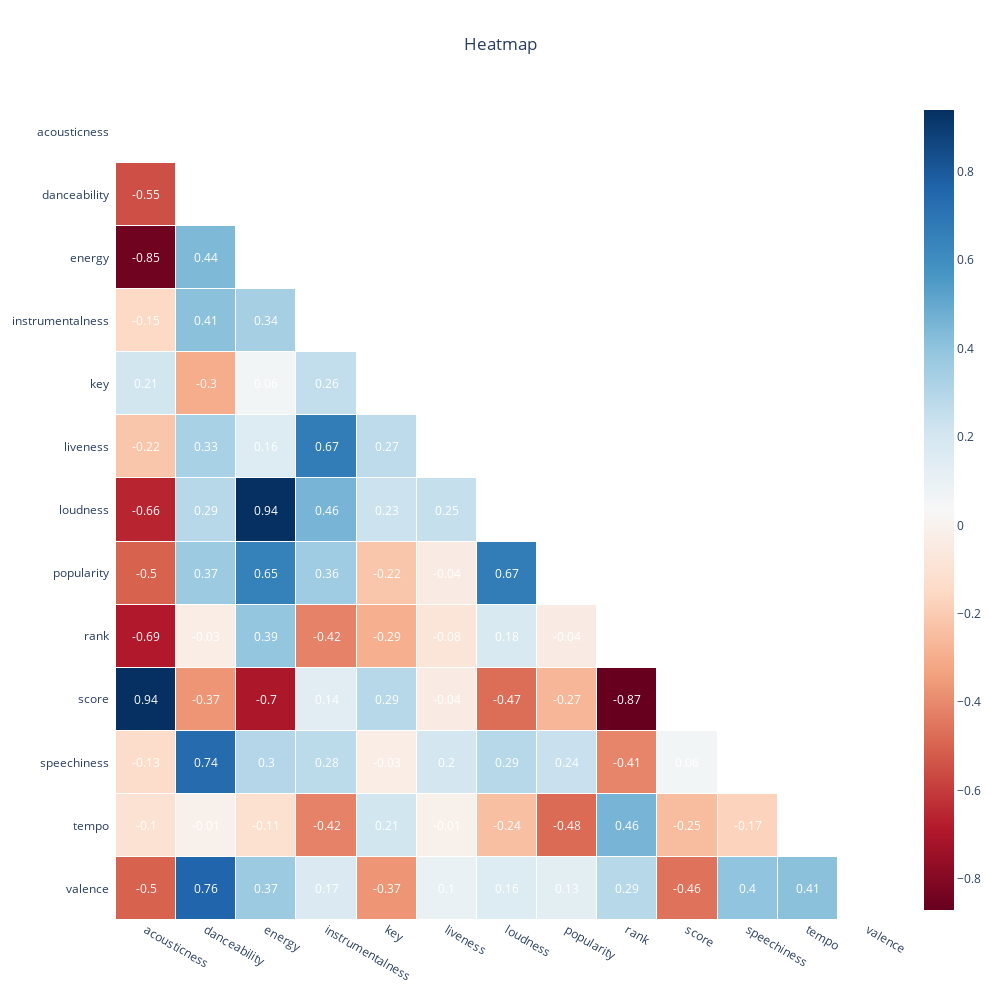

Source (notebook cell):
### Code cell
import plotly.express as px


corr = df_songs_num.corr()
mask = np.triu(np.ones_like(corr, dtype=bool))
df_mask = corr.mask(mask)

fig = ff.create_annotated_heatmap(z=df_mask.round(2).to_numpy(), 
                                  x=df_mask.columns.tolist(),
                                  y=df_mask.columns.tolist(),
                                  colorscale=px.colors.diverging.RdBu,
                                  hoverinfo="none", #Shows hoverinfo for null values
                                  showscale=True, ygap=1, xgap=1
                                 )

fig.update_xaxes(side="bottom")

fig.update_layout(
    title_text='Heatmap', 
    title_x=0.5, 
    width=1000, 
    height=1000,
    xaxis_showgrid=False,
    yaxis_showgrid=False,
    xaxis_zeroline=False,
    yaxis_zeroline=False,
    yaxis_autorange='reversed',
    template='plotly_white',
)

### Figure 1 — Plotly figure (JSON) as saved in the notebook; plotly's stock layout.template omitted (floating-point values rounded to 4 significant figures; data arrays with more than 128 entries replaced by an {"elided": "..."} marker saying what was removed)
{"data": [{"colorscale": [[0, "rgb(103,0,31)"], [0.1, "rgb(178,24,43)"], [0.2, "rgb(214,96,77)"], [0.3, "rgb(244,165,130)"], [0.4, "rgb(253,219,199)"], [0.5, "rgb(247,247,247)"], [0.6, "rgb(209,229,240)"], [0.7, "rgb(146,197,222)"], [0.8, "rgb(67,147,195)"], [0.9, "rgb(33,102,172)"], [1, "rgb(5,48,97)"]], "hoverinfo": "none", "reversescale": false, "showscale": true, "type": "heatmap", "x": ["acousticness", "danceability", "energy", "instrumentalness", "key", "liveness", "loudness", "popularity", "rank", "score", "speechiness", "tempo", "valence"], "xgap": 1, "y": ["acousticness", "danceability", "energy", "instrumentalness", "key", "liveness", "loudness", "popularity", "rank", "score", "speechiness", "tempo", "valence"], "ygap": 1, "z": {"elided": "13x13 float values"}}], "layout": {"annotations": [{"font": {"color": "#FFFFFF"}, "showarrow": false, "text": "nan", "x": "acousticness", "xref": "x", "y": "acousticness", "yref": "y"}, {"font": {"color": "#FFFFFF"}, "showarrow": false, "text": "nan", "x": "danceability", "xref": "x", "y": "acousticness", "yref": "y"}, {"font": {"color": "#FFFFFF"}, "showarrow": false, "text": "nan", "x": "energy", "xref": "x", "y": "acousticness", "yref": "y"}, {"font": {"color": "#FFFFFF"}, "showarrow": false, "text": "nan", "x": "instrumentalness", "xref": "x", "y": "acousticness", "yref": "y"}, {"font": {"color": "#FFFFFF"}, "showarrow": false, "text": "nan", "x": "key", "xref": "x", "y": "acousticness", "yref": "y"}, {"font": {"color": "#FFFFFF"}, "showarrow": false, "text": "nan", "x": "liveness", "xref": "x", "y": "acousticness", "yref": "y"}, {"font": {"color": "#FFFFFF"}, "showarrow": false, "text": "nan", "x": "loudness", "xref": "x", "y": "acousticness", "yref": "y"}, {"font": {"color": "#FFFFFF"}, "showarrow": false, "text": "nan", "x": "popularity", "xref": "x", "y": "acousticness", "yref": "y"}, {"font": {"color": "#FFFFFF"}, "showarrow": false, "text": "nan", "x": "rank", "xref": "x", "y": "acousticness", "yref": "y"}, {"font": {"color": "#FFFFFF"}, "showarrow": false, "text": "nan", "x": "score", "xref": "x", "y": "acousticness", "yref": "y"}, {"font": {"color": "#FFFFFF"}, "showarrow": false, "text": "nan", "x": "speechiness", "xref": "x", "y": "acousticness", "yref": "y"}, {"font": {"color": "#FFFFFF"}, "showarrow": false, "text": "nan", "x": "tempo", "xref": "x", "y": "acousticness", "yref": "y"}, {"font": {"color": "#FFFFFF"}, "showarrow": false, "text": "nan", "x": "valence", "xref": "x", "y": "acousticness", "yref": "y"}, {"font": {"color": "#FFFFFF"}, "showarrow": false, "text": "-0.55", "x": "acousticness", "xref": "x", "y": "danceability", "yref": "y"}, {"font": {"color": "#FFFFFF"}, "showarrow": false, "text": "nan", "x": "danceability", "xref": "x", "y": "danceability", "yref": "y"}, {"font": {"color": "#FFFFFF"}, "showarrow": false, "text": "nan", "x": "energy", "xref": "x", "y": "danceability", "yref": "y"}, {"font": {"color": "#FFFFFF"}, "showarrow": false, "text": "nan", "x": "instrumentalness", "xref": "x", "y": "danceability", "yref": "y"}, {"font": {"color": "#FFFFFF"}, "showarrow": false, "text": "nan", "x": "key", "xref": "x", "y": "danceability", "yref": "y"}, {"font": {"color": "#FFFFFF"}, "showarrow": false, "text": "nan", "x": "liveness", "xref": "x", "y": "danceability", "yref": "y"}, {"font": {"color": "#FFFFFF"}, "showarrow": false, "text": "nan", "x": "loudness", "xref": "x", "y": "danceability", "yref": "y"}, {"font": {"color": "#FFFFFF"}, "showarrow": false, "text": "nan", "x": "popularity", "xref": "x", "y": "danceability", "yref": "y"}, {"font": {"color": "#FFFFFF"}, "showarrow": false, "text": "nan", "x": "rank", "xref": "x", "y": "danceability", "yref": "y"}, {"font": {"color": "#FFFFFF"}, "showarrow": false, "text": "nan", "x": "score", "xref": "x", "y": "danceability", "yref": "y"}, {"font": {"color": "#FFFFFF"}, "showarrow": false, "text": "nan", "x": "speechiness", "xref": "x", "y": "danceability", "yref": "y"}, {"font": {"color": "#FFFFFF"}, "showarrow": false, "text": "nan", "x": "tempo", "xref": "x", "y": "danceability", "yref": "y"}, {"font": {"color": "#FFFFFF"}, "showarrow": false, "text": "nan", "x": "valence", "xref": "x", "y": "danceability", "yref": "y"}, {"font": {"color": "#FFFFFF"}, "showarrow": false, "text": "-0.85", "x": "acousticness", "xref": "x", "y": "energy", "yref": "y"}, {"font": {"color": "#FFFFFF"}, "showarrow": false, "text": "0.44", "x": "danceability", "xref": "x", "y": "energy", "yref": "y"}, {"font": {"color": "#FFFFFF"}, "showarrow": false, "text": "nan", "x": "energy", "xref": "x", "y": "energy", "yref": "y"}, {"font": {"color": "#FFFFFF"}, "showarrow": false, "text": "nan", "x": "instrumentalness", "xref": "x", "y": "energy", "yref": "y"}, {"font": {"color": "#FFFFFF"}, "showarrow": false, "text": "nan", "x": "key", "xref": "x", "y": "energy", "yref": "y"}, {"font": {"color": "#FFFFFF"}, "showarrow": false, "text": "nan", "x": "liveness", "xref": "x", "y": "energy", "yref": "y"}, {"font": {"color": "#FFFFFF"}, "showarrow": false, "text": "nan", "x": "loudness", "xref": "x", "y": "energy", "yref": "y"}, {"font": {"color": "#FFFFFF"}, "showarrow": false, "text": "nan", "x": "popularity", "xref": "x", "y": "energy", "yref": "y"}, {"font": {"color": "#FFFFFF"}, "showarrow": false, "text": "nan", "x": "rank", "xref": "x", "y": "energy", "yref": "y"}, {"font": {"color": "#FFFFFF"}, "showarrow": false, "text": "nan", "x": "score", "xref": "x", "y": "energy", "yref": "y"}, {"font": {"color": "#FFFFFF"}, "showarrow": false, "text": "nan", "x": "speechiness", "xref": "x", "y": "energy", "yref": "y"}, {"font": {"color": "#FFFFFF"}, "showarrow": false, "text": "nan", "x": "tempo", "xref": "x", "y": "energy", "yref": "y"}, {"font": {"color": "#FFFFFF"}, "showarrow": false, "text": "nan", "x": "valence", "xref": "x", "y": "energy", "yref": "y"}, {"font": {"color": "#FFFFFF"}, "showarrow": false, "text": "-0.15", "x": "acousticness", "xref": "x", "y": "instrumentalness", "yref": "y"}, {"font": {"color": "#FFFFFF"}, "showarrow": false, "text": "0.41", "x": "danceability", "xref": "x", "y": "instrumentalness", "yref": "y"}, {"font": {"color": "#FFFFFF"}, "showarrow": false, "text": "0.34", "x": "energy", "xref": "x", "y": "instrumentalness", "yref": "y"}, {"font": {"color": "#FFFFFF"}, "showarrow": false, "text": "nan", "x": "instrumentalness", "xref": "x", "y": "instrumentalness", "yref": "y"}, {"font": {"color": "#FFFFFF"}, "showarrow": false, "text": "nan", "x": "key", "xref": "x", "y": "instrumentalness", "yref": "y"}, {"font": {"color": "#FFFFFF"}, "showarrow": false, "text": "nan", "x": "liveness", "xref": "x", "y": "instrumentalness", "yref": "y"}, {"font": {"color": "#FFFFFF"}, "showarrow": false, "text": "nan", "x": "loudness", "xref": "x", "y": "instrumentalness", "yref": "y"}, {"font": {"color": "#FFFFFF"}, "showarrow": false, "text": "nan", "x": "popularity", "xref": "x", "y": "instrumentalness", "yref": "y"}, {"font": {"color": "#FFFFFF"}, "showarrow": false, "text": "nan", "x": "rank", "xref": "x", "y": "instrumentalness", "yref": "y"}, {"font": {"color": "#FFFFFF"}, "showarrow": false, "text": "nan", "x": "score", "xref": "x", "y": "instrumentalness", "yref": "y"}, {"font": {"color": "#FFFFFF"}, "showarrow": false, "text": "nan", "x": "speechiness", "xref": "x", "y": "instrumentalness", "yref": "y"}, {"font": {"color": "#FFFFFF"}, "showarrow": false, "text": "nan", "x": "tempo", "xref": "x", "y": "instrumentalness", "yref": "y"}, {"font": {"color": "#FFFFFF"}, "showarrow": false, "text": "nan", "x": "valence", "xref": "x", "y": "instrumentalness", "yref": "y"}, {"font": {"color": "#FFFFFF"}, "showarrow": false, "text": "0.21", "x": "acousticness", "xref": "x", "y": "key", "yref": "y"}, {"font": {"color": "#FFFFFF"}, "showarrow": false, "text": "-0.3", "x": "danceability", "xref": "x", "y": "key", "yref": "y"}, {"font": {"color": "#FFFFFF"}, "showarrow": false, "text": "0.06", "x": "energy", "xref": "x", "y": "key", "yref": "y"}, {"font": {"color": "#FFFFFF"}, "showarrow": false, "text": "0.26", "x": "instrumentalness", "xref": "x", "y": "key", "yref": "y"}, {"font": {"color": "#FFFFFF"}, "showarrow": false, "text": "nan", "x": "key", "xref": "x", "y": "key", "yref": "y"}, {"font": {"color": "#FFFFFF"}, "showarrow": false, "text": "nan", "x": "liveness", "xref": "x", "y": "key", "yref": "y"}, {"font": {"color": "#FFFFFF"}, "showarrow": false, "text": "nan", "x": "loudness", "xref": "x", "y": "key", "yref": "y"}, {"font": {"color": "#FFFFFF"}, "showarrow": false, "text": "nan", "x": "popularity", "xref": "x", "y": "key", "yref": "y"}, {"font": {"color": "#FFFFFF"}, "showarrow": false, "text": "nan", "x": "rank", "xref": "x", "y": "key", "yref": "y"}, {"font": {"color": "#FFFFFF"}, "showarrow": false, "text": "nan", "x": "score", "xref": "x", "y": "key", "yref": "y"}, {"font": {"color": "#FFFFFF"}, "showarrow": false, "text": "nan", "x": "speechiness", "xref": "x", "y": "key", "yref": "y"}, {"font": {"color": "#FFFFFF"}, "showarrow": false, "text": "nan", "x": "tempo", "xref": "x", "y": "key", "yref": "y"}, {"font": {"color": "#FFFFFF"}, "showarrow": false, "text": "nan", "x": "valence", "xref": "x", "y": "key", "yref": "y"}, {"font": {"color": "#FFFFFF"}, "showarrow": false, "text": "-0.22", "x": "acousticness", "xref": "x", "y": "liveness", "yref": "y"}, {"font": {"color": "#FFFFFF"}, "showarrow": false, "text": "0.33", "x": "danceability", "xref": "x", "y": "liveness", "yref": "y"}, {"font": {"color": "#FFFFFF"}, "showarrow": false, "text": "0.16", "x": "energy", "xref": "x", "y": "liveness", "yref": "y"}, {"font": {"color": "#FFFFFF"}, "showarrow": false, "text": "0.67", "x": "instrumentalness", "xref": "x", "y": "liveness", "yref": "y"}, {"font": {"color": "#FFFFFF"}, "showarrow": false, "text": "0.27", "x": "key", "xref": "x", "y": "liveness", "yref": "y"}, {"font": {"color": "#FFFFFF"}, "showarrow": false, "text": "nan", "x": "liveness", "xref": "x", "y": "liveness", "yref": "y"}, {"font": {"color": "#FFFFFF"}, "showarrow": false, "text": "nan", "x": "loudness", "xref": "x", "y": "liveness", "yref": "y"}, {"font": {"color": "#FFFFFF"}, "showarrow": false, "text": "nan", "x": "popularity", "xref": "x", "y": "liveness", "yref": "y"}, {"font": {"color": "#FFFFFF"}, "showarrow": false, "text": "nan", "x": "rank", "xref": "x", "y": "liveness", "yref": "y"}, {"font": {"color": "#FFFFFF"}, "showarrow": false, "text": "nan", "x": "score", "xref": "x", "y": "liveness", "yref": "y"}, {"font": {"color": "#FFFFFF"}, "showarrow": false, "text": "nan", "x": "speechiness", "xref": "x", "y": "liveness", "yref": "y"}, {"font": {"color": "#FFFFFF"}, "showarrow": false, "text": "nan", "x": "tempo", "xref": "x", "y": "liveness", "yref": "y"}, {"font": {"color": "#FFFFFF"}, "showarrow": false, "text": "nan", "x": "valence", "xref": "x", "y": "liveness", "yref": "y"}, {"font": {"color": "#FFFFFF"}, "showarrow": false, "text": "-0.66", "x": "acousticness", "xref": "x", "y": "loudness", "yref": "y"}, {"font": {"color": "#FFFFFF"}, "showarrow": false, "text": "0.29", "x": "danceability", "xref": "x", "y": "loudness", "yref": "y"}, {"font": {"color": "#FFFFFF"}, "showarrow": false, "text": "0.94", "x": "energy", "xref": "x", "y": "loudness", "yref": "y"}, {"font": {"color": "#FFFFFF"}, "showarrow": false, "text": "0.46", "x": "instrumentalness", "xref": "x", "y": "loudness", "yref": "y"}, {"font": {"color": "#FFFFFF"}, "showarrow": false, "text": "0.23", "x": "key", "xref": "x", "y": "loudness", "yref": "y"}, {"font": {"color": "#FFFFFF"}, "showarrow": false, "text": "0.25", "x": "liveness", "xref": "x", "y": "loudness", "yref": "y"}, {"font": {"color": "#FFFFFF"}, "showarrow": false, "text": "nan", "x": "loudness", "xref": "x", "y": "loudness", "yref": "y"}, {"font": {"color": "#FFFFFF"}, "showarrow": false, "text": "nan", "x": "popularity", "xref": "x", "y": "loudness", "yref": "y"}, {"font": {"color": "#FFFFFF"}, "showarrow": false, "text": "nan", "x": "rank", "xref": "x", "y": "loudness", "yref": "y"}, {"font": {"color": "#FFFFFF"}, "showarrow": false, "text": "nan", "x": "score", "xref": "x", "y": "loudness", "yref": "y"}, {"font": {"color": "#FFFFFF"}, "showarrow": false, "text": "nan", "x": "speechiness", "xref": "x", "y": "loudness", "yref": "y"}, {"font": {"color": "#FFFFFF"}, "showarrow": false, "text": "nan", "x": "tempo", "xref": "x", "y": "loudness", "yref": "y"}, {"font": {"color": "#FFFFFF"}, "showarrow": false, "text": "nan", "x": "valence", "xref": "x", "y": "loudness", "yref": "y"}, {"font": {"color": "#FFFFFF"}, "showarrow": false, "text": "-0.5", "x": "acousticness", "xref": "x", "y": "popularity", "yref": "y"}, {"font": {"color": "#FFFFFF"}, "showarrow": false, "text": "0.37", "x": "danceability", "xref": "x", "y": "popularity", "yref": "y"}, {"font": {"color": "#FFFFFF"}, "showarrow": false, "text": "0.65", "x": "energy", "xref": "x", "y": "popularity", "yref": "y"}, {"font": {"color": "#FFFFFF"}, "showarrow": false, "text": "0.36", "x": "instrumentalness", "xref": "x", "y": "popularity", "yref": "y"}, {"font": {"color": "#FFFFFF"}, "showarrow": false, "text": "-0.22", "x": "key", "xref": "x", "y": "popularity", "yref": "y"}, {"font": {"color": "#FFFFFF"}, "showarrow": false, "text": "-0.04", "x": "liveness", "xref": "x", "y": "popularity", "yref": "y"}, {"font": {"color": "#FFFFFF"}, "showarrow": false, "text": "0.67", "x": "loudness", "xref": "x", "y": "popularity", "yref": "y"}, {"font": {"color": "#FFFFFF"}, "showarrow": false, "text": "nan", "x": "popularity", "xref": "x", "y": "popularity", "yref": "y"}, {"font": {"color": "#FFFFFF"}, "showarrow": false, "text": "nan", "x": "rank", "xref": "x", "y": "popularity", "yref": "y"}, {"font": {"color": "#FFFFFF"}, "showarrow": false, "text": "nan", "x": "score", "xref": "x", "y": "popularity", "yref": "y"}, {"font": {"color": "#FFFFFF"}, "showarrow": false, "text": "nan", "x": "speechiness", "xref": "x", "y": "popularity", "yref": "y"}, {"font": {"color": "#FFFFFF"}, "showarrow": false, "text": "nan", "x": "tempo", "xref": "x", "y": "popularity", "yref": "y"}, {"font": {"color": "#FFFFFF"}, "showarrow": false, "text": "nan", "x": "valence", "xref": "x", "y": "popularity", "yref": "y"}, {"font": {"color": "#FFFFFF"}, "showarrow": false, "text": "-0.69", "x": "acousticness", "xref": "x", "y": "rank", "yref": "y"}, {"font": {"color": "#FFFFFF"}, "showarrow": false, "text": "-0.03", "x": "danceability", "xref": "x", "y": "rank", "yref": "y"}, {"font": {"color": "#FFFFFF"}, "showarrow": false, "text": "0.39", "x": "energy", "xref": "x", "y": "rank", "yref": "y"}, {"font": {"color": "#FFFFFF"}, "showarrow": false, "text": "-0.42", "x": "instrumentalness", "xref": "x", "y": "rank", "yref": "y"}, {"font": {"color": "#FFFFFF"}, "showarrow": false, "text": "-0.29", "x": "key", "xref": "x", "y": "rank", "yref": "y"}, {"font": {"color": "#FFFFFF"}, "showarrow": false, "text": "-0.08", "x": "liveness", "xref": "x", "y": "rank", "yref": "y"}, {"font": {"color": "#FFFFFF"}, "showarrow": false, "text": "0.18", "x": "loudness", "xref": "x", "y": "rank", "yref": "y"}, {"font": {"color": "#FFFFFF"}, "showarrow": false, "text": "-0.04", "x": "popularity", "xref": "x", "y": "rank", "yref": "y"}, {"font": {"color": "#FFFFFF"}, "showarrow": false, "text": "nan", "x": "rank", "xref": "x", "y": "rank", "yref": "y"}, {"font": {"color": "#FFFFFF"}, "showarrow": false, "text": "nan", "x": "score", "xref": "x", "y": "rank", "yref": "y"}, {"font": {"color": "#FFFFFF"}, "showarrow": false, "text": "nan", "x": "speechiness", "xref": "x", "y": "rank", "yref": "y"}, {"font": {"color": "#FFFFFF"}, "showarrow": false, "text": "nan", "x": "tempo", "xref": "x", "y": "rank", "yref": "y"}, {"font": {"color": "#FFFFFF"}, "showarrow": false, "text": "nan", "x": "valence", "xref": "x", "y": "rank", "yref": "y"}, {"font": {"color": "#FFFFFF"}, "showarrow": false, "text": "0.94", "x": "acousticness", "xref": "x", "y": "score", "yref": "y"}, {"font": {"color": "#FFFFFF"}, "showarrow": false, "text": "-0.37", "x": "danceability", "xref": "x", "y": "score", "yref": "y"}, {"font": {"color": "#FFFFFF"}, "showarrow": false, "text": "-0.7", "x": "energy", "xref": "x", "y": "score", "yref": "y"}, {"font": {"color": "#FFFFFF"}, "showarrow": false, "text": "0.14", "x": "instrumentalness", "xref": "x", "y": "score", "yref": "y"}, {"font": {"color": "#FFFFFF"}, "showarrow": false, "text": "0.29", "x": "key", "xref": "x", "y": "score", "yref": "y"}, {"font": {"color": "#FFFFFF"}, "showarrow": false, "text": "-0.04", "x": "liveness", "xref": "x", "y": "score", "yref": "y"}, {"font": {"color": "#FFFFFF"}, "showarrow": false, "text": "-0.47", "x": "loudness", "xref": "x", "y": "score", "yref": "y"}, {"font": {"color": "#FFFFFF"}, "showarrow": false, "text": "-0.27", "x": "popularity", "xref": "x", "y": "score", "yref": "y"}, {"font": {"color": "#FFFFFF"}, "showarrow": false, "text": "-0.87", "x": "rank", "xref": "x", "y": "score", "yref": "y"}, {"font": {"color": "#FFFFFF"}, "showarrow": false, "text": "nan", "x": "score", "xref": "x", "y": "score", "yref": "y"}, {"font": {"color": "#FFFFFF"}, "showarrow": false, "text": "nan", "x": "speechiness", "xref": "x", "y": "score", "yref": "y"}, {"font": {"color": "#FFFFFF"}, "showarrow": false, "text": "nan", "x": "tempo", "xref": "x", "y": "score", "yref": "y"}, {"font": {"color": "#FFFFFF"}, "showarrow": false, "text": "nan", "x": "valence", "xref": "x", "y": "score", "yref": "y"}, {"font": {"color": "#FFFFFF"}, "showarrow": false, "text": "-0.13", "x": "acousticness", "xref": "x", "y": "speechiness", "yref": "y"}, {"font": {"color": "#FFFFFF"}, "showarrow": false, "text": "0.74", "x": "danceability", "xref": "x", "y": "speechiness", "yref": "y"}, {"font": {"color": "#FFFFFF"}, "showarrow": false, "text": "0.3", "x": "energy", "xref": "x", "y": "speechiness", "yref": "y"}, {"font": {"color": "#FFFFFF"}, "showarrow": false, "text": "0.28", "x": "instrumentalness", "xref": "x", "y": "speechiness", "yref": "y"}, {"font": {"color": "#FFFFFF"}, "showarrow": false, "text": "-0.03", "x": "key", "xref": "x", "y": "speechiness", "yref": "y"}, {"font": {"color": "#FFFFFF"}, "showarrow": false, "text": "0.2", "x": "liveness", "xref": "x", "y": "speechiness", "yref": "y"}, {"font": {"color": "#FFFFFF"}, "showarrow": false, "text": "0.29", "x": "loudness", "xref": "x", "y": "speechiness", "yref": "y"}, {"font": {"color": "#FFFFFF"}, "showarrow": false, "text": "0.24", "x": "popularity", "xref": "x", "y": "speechiness", "yref": "y"}, {"font": {"color": "#FFFFFF"}, "showarrow": false, "text": "-0.41", "x": "rank", "xref": "x", "y": "speechiness", "yref": "y"}, {"font": {"color": "#FFFFFF"}, "showarrow": false, "text": "0.06", "x": "score", "xref": "x", "y": "speechiness", "yref": "y"}, {"font": {"color": "#FFFFFF"}, "showarrow": false, "text": "nan", "x": "speechiness", "xref": "x", "y": "speechiness", "yref": "y"}, {"font": {"color": "#FFFFFF"}, "showarrow": false, "text": "nan", "x": "tempo", "xref": "x", "y": "speechiness", "yref": "y"}, {"font": {"color": "#FFFFFF"}, "showarrow": false, "text": "nan", "x": "valence", "xref": "x", "y": "speechiness", "yref": "y"}, {"font": {"color": "#FFFFFF"}, "showarrow": false, "text": "-0.1", "x": "acousticness", "xref": "x", "y": "tempo", "yref": "y"}, {"font": {"color": "#FFFFFF"}, "showarrow": false, "text": "-0.01", "x": "danceability", "xref": "x", "y": "tempo", "yref": "y"}, {"font": {"color": "#FFFFFF"}, "showarrow": false, "text": "-0.11", "x": "energy", "xref": "x", "y": "tempo", "yref": "y"}, {"font": {"color": "#FFFFFF"}, "showarrow": false, "text": "-0.42", "x": "instrumentalness", "xref": "x", "y": "tempo", "yref": "y"}, {"font": {"color": "#FFFFFF"}, "showarrow": false, "text": "0.21", "x": "key", "xref": "x", "y": "tempo", "yref": "y"}, {"font": {"color": "#FFFFFF"}, "showarrow": false, "text": "-0.01", "x": "liveness", "xref": "x", "y": "tempo", "yref": "y"}, {"font": {"color": "#FFFFFF"}, "showarrow": false, "text": "-0.24", "x": "loudness", "xref": "x", "y": "tempo", "yref": "y"}, {"font": {"color": "#FFFFFF"}, "showarrow": false, "text": "-0.48", "x": "popularity", "xref": "x", "y": "tempo", "yref": "y"}, {"font": {"color": "#FFFFFF"}, "showarrow": false, "text": "0.46", "x": "rank", "xref": "x", "y": "tempo", "yref": "y"}, {"font": {"color": "#FFFFFF"}, "showarrow": false, "text": "-0.25", "x": "score", "xref": "x", "y": "tempo", "yref": "y"}, {"font": {"color": "#FFFFFF"}, "showarrow": false, "text": "-0.17", "x": "speechiness", "xref": "x", "y": "tempo", "yref": "y"}, {"font": {"color": "#FFFFFF"}, "showarrow": false, "text": "nan", "x": "tempo", "xref": "x", "y": "tempo", "yref": "y"}, {"font": {"color": "#FFFFFF"}, "showarrow": false, "text": "nan", "x": "valence", "xref": "x", "y": "tempo", "yref": "y"}, {"font": {"color": "#FFFFFF"}, "showarrow": false, "text": "-0.5", "x": "acousticness", "xref": "x", "y": "valence", "yref": "y"}, {"font": {"color": "#FFFFFF"}, "showarrow": false, "text": "0.76", "x": "danceability", "xref": "x", "y": "valence", "yref": "y"}, {"font": {"color": "#FFFFFF"}, "showarrow": false, "text": "0.37", "x": "energy", "xref": "x", "y": "valence", "yref": "y"}, {"font": {"color": "#FFFFFF"}, "showarrow": false, "text": "0.17", "x": "instrumentalness", "xref": "x", "y": "valence", "yref": "y"}, {"font": {"color": "#FFFFFF"}, "showarrow": false, "text": "-0.37", "x": "key", "xref": "x", "y": "valence", "yref": "y"}, {"font": {"color": "#FFFFFF"}, "showarrow": false, "text": "0.1", "x": "liveness", "xref": "x", "y": "valence", "yref": "y"}, {"font": {"color": "#FFFFFF"}, "showarrow": false, "text": "0.16", "x": "loudness", "xref": "x", "y": "valence", "yref": "y"}, {"font": {"color": "#FFFFFF"}, "showarrow": false, "text": "0.13", "x": "popularity", "xref": "x", "y": "valence", "yref": "y"}, {"font": {"color": "#FFFFFF"}, "showarrow": false, "text": "0.29", "x": "rank", "xref": "x", "y": "valence", "yref": "y"}, {"font": {"color": "#FFFFFF"}, "showarrow": false, "text": "-0.46", "x": "score", "xref": "x", "y": "valence", "yref": "y"}, {"font": {"color": "#FFFFFF"}, "showarrow": false, "text": "0.4", "x": "speechiness", "xref": "x", "y": "valence", "yref": "y"}, {"font": {"color": "#FFFFFF"}, "showarrow": false, "text": "0.41", "x": "tempo", "xref": "x", "y": "valence", "yref": "y"}, {"font": {"color": "#FFFFFF"}, "showarrow": false, "text": "nan", "x": "valence", "xref": "x", "y": "valence", "yref": "y"}], "height": 1000, "title": {"text": "Heatmap", "x": 0.5}, "width": 1000, "xaxis": {"dtick": 1, "gridcolor": "rgb(0, 0, 0)", "showgrid": false, "side": "bottom", "ticks": "", "zeroline": false}, "yaxis": {"autorange": "reversed", "dtick": 1, "showgrid": false, "ticks": "", "ticksuffix": "  ", "zeroline": false}}}
